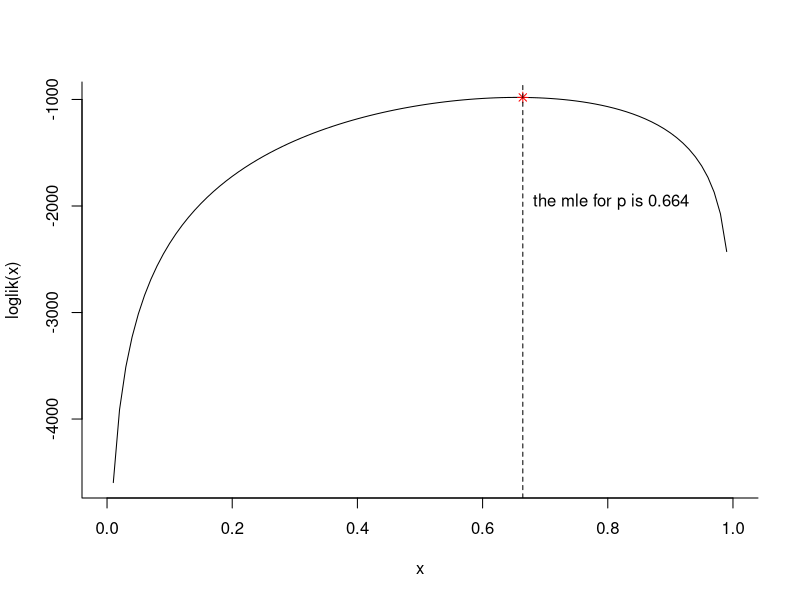
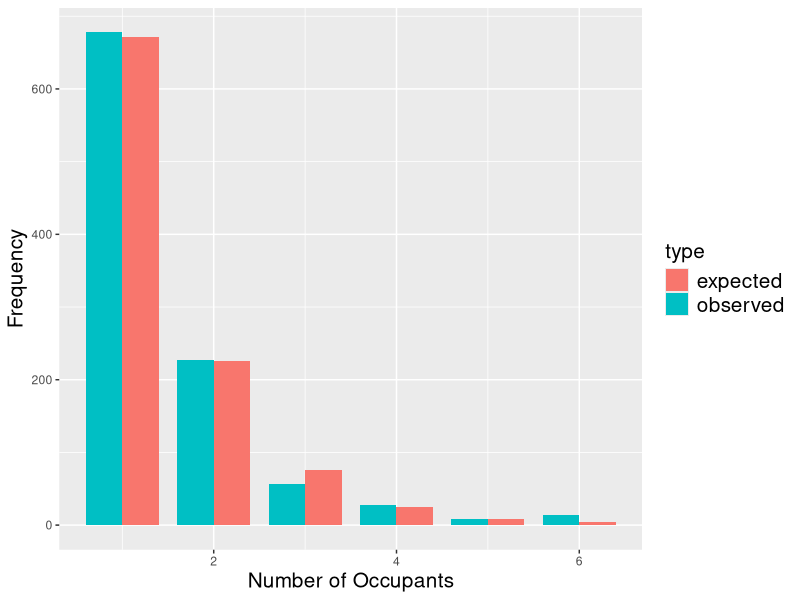
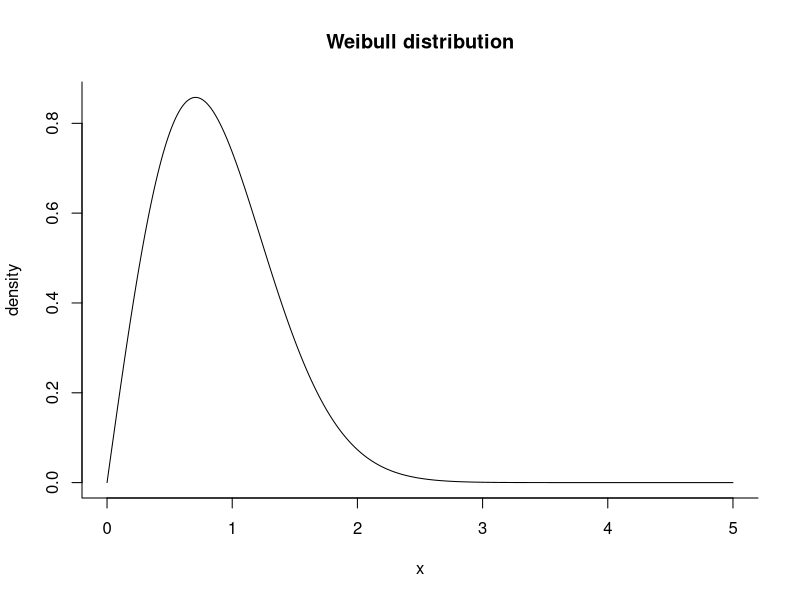
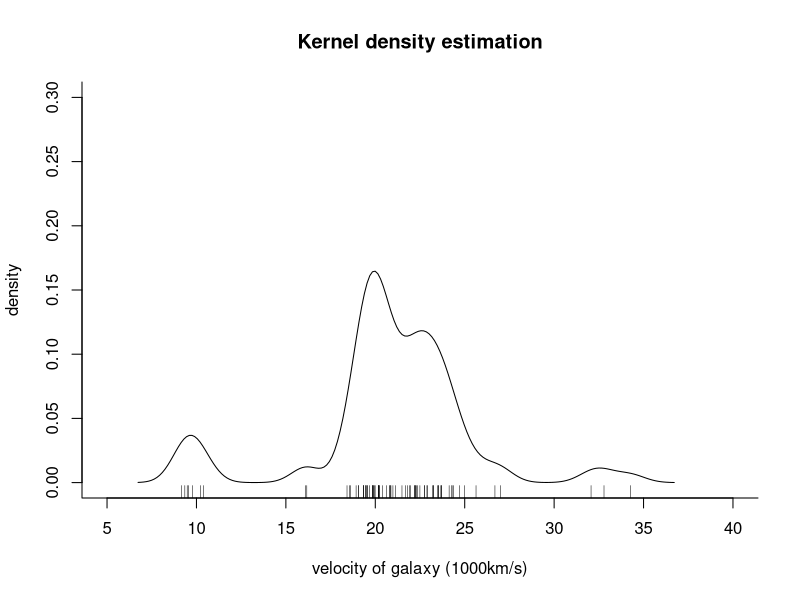
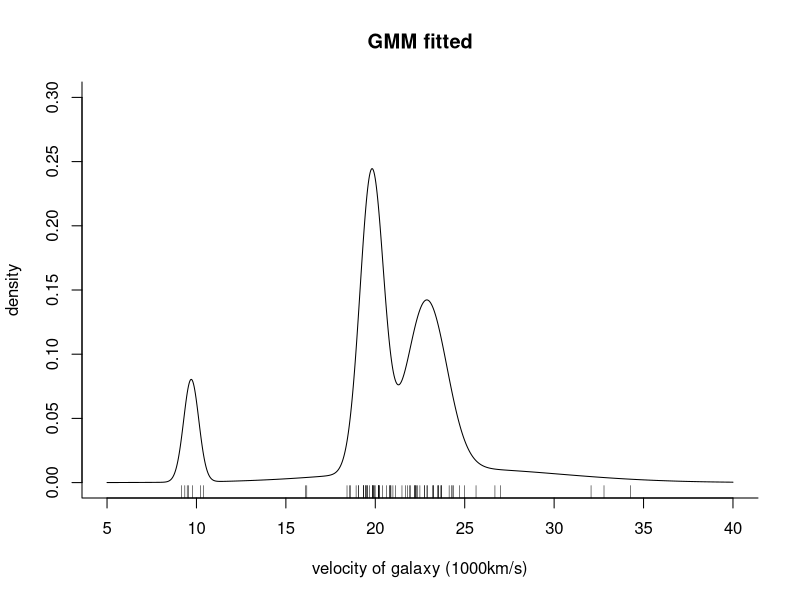

Generate these figures, in order, with R:
## ---- chunk 1
knitr::opts_chunk$set(echo = TRUE,warning = F,message = F)
## ---- chunk 2
library('ggplot2')
n = c(678,227,56,28,8,14)
loglik <- function(p){
  return(sum(head(n,-1))*log(p)+sum((1:(length(n)-1))*n[-1])*log(1-p))
}
curve(loglik,0,1,bty = "l")
mle = sum(n)/(sum(1:6*n)-tail(n,1))
points(mle,loglik(mle),col='red',pch=8)
abline(v=mle,lty=2)
text(mle*1.2,loglik(mle)*2,paste0("  the mle for p is ",round(mle,3)))

n2 = sum(n)*c(mle,(1-mle)*mle,(1-mle)^2*mle,(1-mle)^3*mle,(1-mle)^4*mle,(1-mle)^5)
df = data.frame(
  no = c(1:6-0.2,1:6+0.2),
  freq = c(n,n2),
  type = c(rep('observed',6),rep('expected',6))
)
ggplot(df,aes(x=no,y=freq,fill=type)) +
  geom_bar(stat="identity",width=0.4) +
  xlab('Number of Occupants')+
  ylab('Frequency')+
  theme(title=element_text(size=15),legend.text=element_text(size=15))
## ---- chunk 3
library(survival) 
knitr::kable(head(aml,10),caption = "Acute Myelogenous Leukemia survival data",align = 'c')
with(aml, Surv(time, status))
lambda1 = sum(aml$status)/sum(aml$time)
## ---- chunk 4
library(survival) 
knitr::kable(head(lung,10),caption = "Lung Cancer Data",align = 'c')
lambda2 = sum(lung$status==2)/sum(lung$time)
## ---- chunk 5
plot(seq(0,5,by=0.01),dweibull(seq(0,5,by=0.01), shape = 2),type='l',xlab='x',ylab='density',main='Weibull distribution',bty = "l")
## ---- chunk 6
library(MASS)
gal <- galaxies/1000
plot(x = c(5, 40), y = c(0, 0.3), type = "n", bty = "l",
     xlab = "velocity of galaxy (1000km/s)", ylab = "density",main = 'Kernel density estimation')
rug(gal)
lines(density(gal, width = 3.25, n = 200), lty = 1)
## ---- chunk 7
library(mclust,quietly=TRUE)
J = 4 # number of components
fit = Mclust(gal, G=J, model="V")
summary(fit)
mle = rbind(fit$parameters$pro,fit$parameters$mean,fit$parameters$variance$sigmasq)
row.names(mle) = c('weight','mean','variance')
knitr::kable(mle,caption = 'MLEs',align = 'c')
xx = seq(5,40,length.out = 1000)
yy = rep(0,1000)
for(i in 1:J){
  yy = yy + fit$parameters$pro[i]*dnorm(xx,fit$parameters$mean[i],sqrt(fit$parameters$variance$sigmasq[i]))
}
plot(xx,yy, ylab="density", xlab="velocity of galaxy (1000km/s)",main='GMM fitted',
     xlim = c(5, 40), ylim = c(0, 0.3), bty = "l",type = 'l')
rug(gal)
